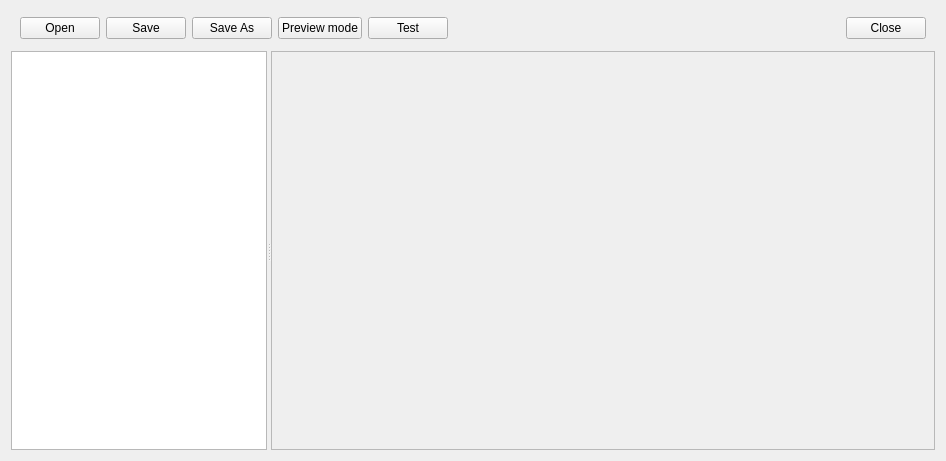
<?xml version="1.0" encoding="UTF-8"?>
<ui version="4.0">
 <class>FormEditor</class>
 <widget class="QWidget" name="FormEditor">
  <property name="geometry">
   <rect>
    <x>0</x>
    <y>0</y>
    <width>946</width>
    <height>461</height>
   </rect>
  </property>
  <property name="windowTitle">
   <string>Form</string>
  </property>
  <layout class="QVBoxLayout" name="verticalLayout_2">
   <item>
    <widget class="QFrame" name="frame">
     <property name="frameShape">
      <enum>QFrame::NoFrame</enum>
     </property>
     <property name="frameShadow">
      <enum>QFrame::Raised</enum>
     </property>
     <layout class="QHBoxLayout" name="horizontalLayout">
      <property name="topMargin">
       <number>6</number>
      </property>
      <property name="bottomMargin">
       <number>6</number>
      </property>
      <item alignment="Qt::AlignLeft">
       <widget class="QPushButton" name="button_open">
        <property name="text">
         <string>Open</string>
        </property>
       </widget>
      </item>
      <item alignment="Qt::AlignLeft">
       <widget class="QPushButton" name="button_save">
        <property name="text">
         <string>Save</string>
        </property>
       </widget>
      </item>
      <item>
       <widget class="QPushButton" name="button_save_as">
        <property name="text">
         <string>Save As</string>
        </property>
       </widget>
      </item>
      <item>
       <widget class="QPushButton" name="button_preview">
        <property name="text">
         <string>Preview mode</string>
        </property>
       </widget>
      </item>
      <item>
       <widget class="QPushButton" name="pushButton">
        <property name="text">
         <string>Test</string>
        </property>
       </widget>
      </item>
      <item>
       <spacer name="horizontalSpacer">
        <property name="orientation">
         <enum>Qt::Horizontal</enum>
        </property>
        <property name="sizeHint" stdset="0">
         <size>
          <width>40</width>
          <height>20</height>
         </size>
        </property>
       </spacer>
      </item>
      <item>
       <widget class="QPushButton" name="button_close">
        <property name="text">
         <string>Close</string>
        </property>
       </widget>
      </item>
     </layout>
    </widget>
   </item>
   <item>
    <widget class="QSplitter" name="splitter">
     <property name="sizePolicy">
      <sizepolicy hsizetype="Expanding" vsizetype="Preferred">
       <horstretch>0</horstretch>
       <verstretch>2</verstretch>
      </sizepolicy>
     </property>
     <property name="orientation">
      <enum>Qt::Horizontal</enum>
     </property>
     <widget class="QTreeView" name="tree_view"/>
     <widget class="QFrame" name="item_edit_frame">
      <property name="sizePolicy">
       <sizepolicy hsizetype="Preferred" vsizetype="Preferred">
        <horstretch>2</horstretch>
        <verstretch>0</verstretch>
       </sizepolicy>
      </property>
      <property name="frameShape">
       <enum>QFrame::StyledPanel</enum>
      </property>
      <property name="frameShadow">
       <enum>QFrame::Raised</enum>
      </property>
      <layout class="QVBoxLayout" name="verticalLayout"/>
     </widget>
    </widget>
   </item>
  </layout>
 </widget>
 <resources/>
 <connections/>
</ui>
